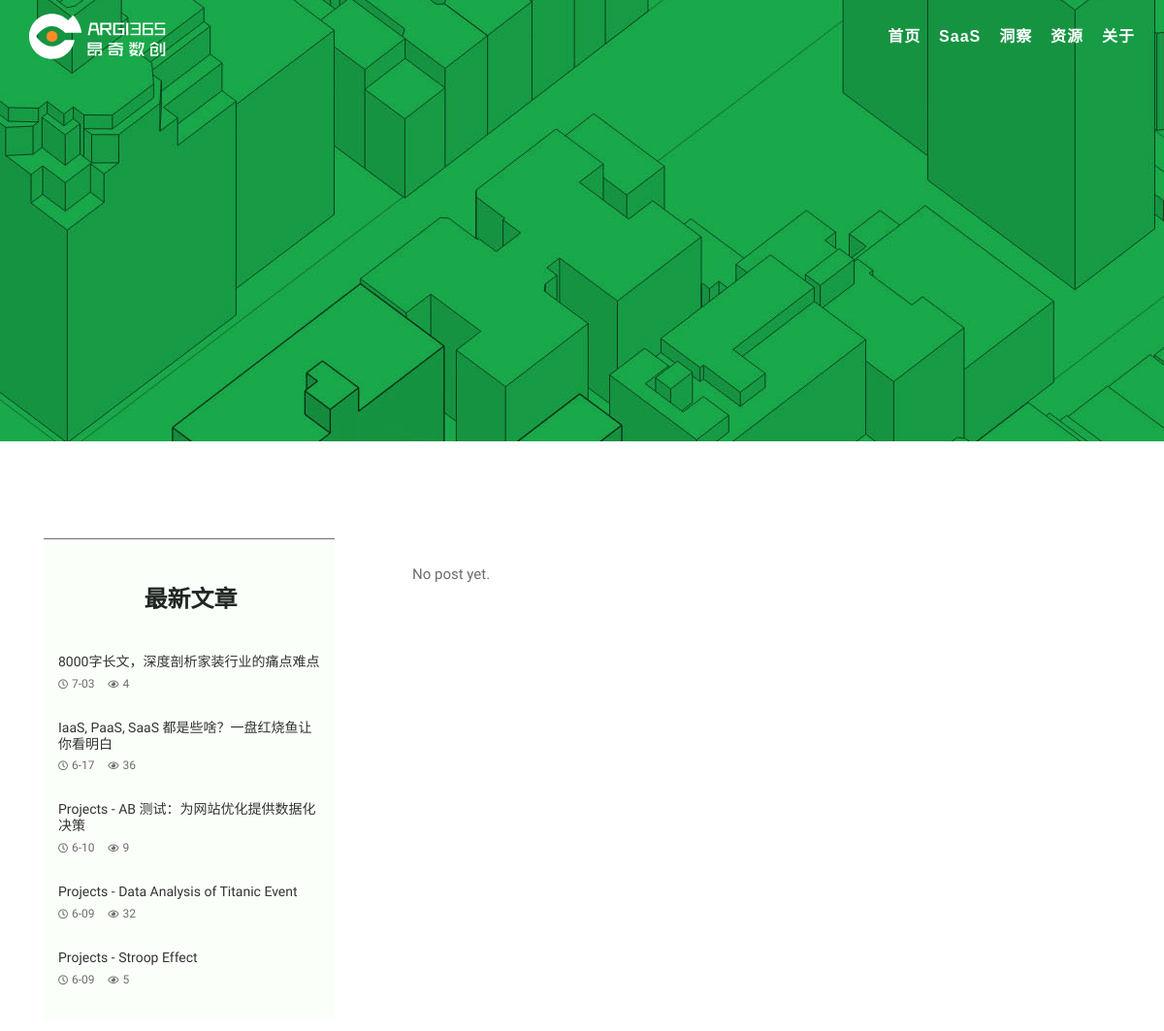
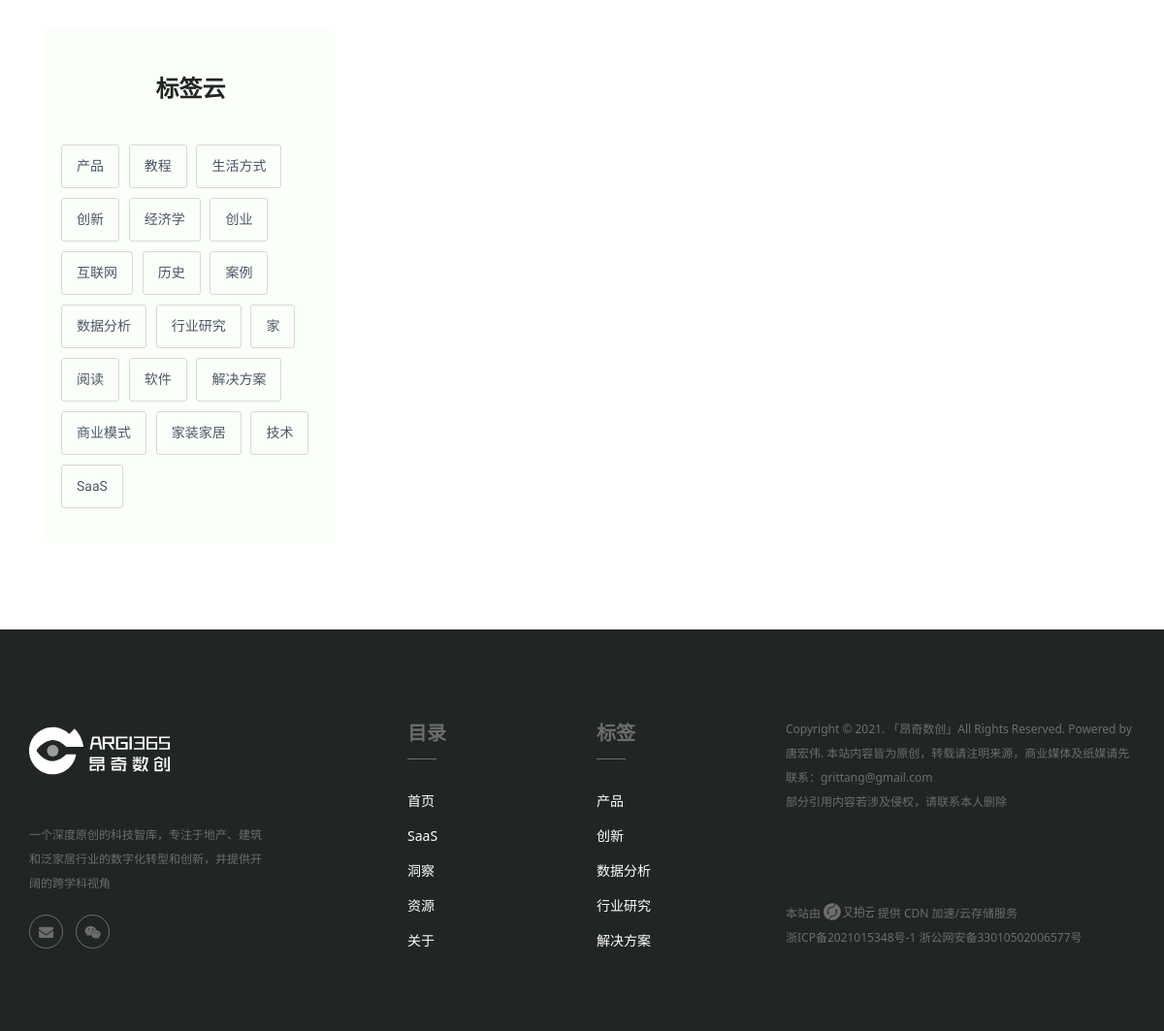
Screenshot of /blog/ with the database file from the repository (2 pictures, top to bottom).
### blog/models.py (models this page shows, shortened)
class Channel(models.Model):
  CHANNEL_CHOICES = (
    ('SaaS', 'SaaS'),
    ('Insights', '洞察'),
    ('Resources', '资源'),
  )
  name = models.CharField(max_length=32, choices=CHANNEL_CHOICES, default='洞察')
  desc = models.CharField(max_length=200, default='Your channel description here.')
  class Meta:
    verbose_name = '版块'
    verbose_name_plural = verbose_name

class Post(models.Model):
  title = models.CharField('标题', max_length=70)
  subtitle = models.CharField('副标题', max_length=70, blank=True)
  body = models.TextField('正文')
  created_time = models.DateTimeField('创建时间', auto_now_add=True)
  modified_time = models.DateTimeField('修改时间', auto_now=True)
  elapsed_time = models.IntegerField('阅读时长', default=5, blank=True)
  avatar = models.URLField('标题图', max_length=400, blank=True)
  excerpt = models.CharField('摘要', max_length=300, blank=True)
  category = models.ForeignKey(Category, verbose_name='类别', on_delete=models.CASCADE, blank=False)
  tags = models.ManyToManyField(Tag, verbose_name='标签', blank=True)
  author = models.ForeignKey(User, default='Grit', verbose_name='作者', on_delete=models.CASCADE)
  views = models.PositiveIntegerField(default=0, editable=False)
  class Meta:
    verbose_name = '文章'
    verbose_name_plural = verbose_name
    ordering = ['-created_time']
  def get_absolute_url(self):
    return reverse("blog:post_detail", kwargs={"pk": self.pk})

class Tag(models.Model):
  name = models.CharField(max_length=20, unique=True)
  class Meta:
    verbose_name = '标签'
    verbose_name_plural = verbose_name

### blog/views.py (the view)
# urls.py: path('blog/', views.BlogView.as_view(), name='blog'),
class BlogView(BaseView):
  template_name = 'blog/blog.html'
  paginate_by = 5

### blog/templatetags/blog_extras.py (called while the page is built)
@register.inclusion_tag('blog/inclusions/_recent_posts.html', takes_context=True)
def show_recent_posts(context, num=5):
  return {
    'recent_post_list': Post.objects.all().order_by('-created_time')[:num],
  }

@register.inclusion_tag('blog/inclusions/_tags.html', takes_context=True)
def show_tags(context):
  tag_list = Tag.objects.annotate(
    num_posts=Count('post')).filter(num_posts__gt=0)
  return {
    'tag_list': tag_list,
  }

@register.inclusion_tag('blog/inclusions/_follow_me.html', takes_context=True)
def show_follow_me(context):
  return

@register.inclusion_tag('blog/inclusions/_pagination.html', takes_context=True)
def show_pagination(context):
  return

### blog/views.py (called while the page is built)
  def get_context_data(self, **kwargs):
    context = super(BaseView, self).get_context_data(**kwargs)
    context['tag_list'] = Tag.objects.filter(pk__in=[1, 6, 15, 17, 22])
    return context

### templates/blog/blog.html (shortened to what this page needs)
{% extends 'base.html' %}
{% load static %}
{% load blog_extras %}
{% block slider %}
  <section id="parallax2" class="slider-area fix p-relative">
    <div class="slider-active2">
      <div class="single-slider slider-bg d-flex align-items-center"
        style="background-image:url({% static 'blog/img/bg/header-inner-bg.jpg' %}"); background-repeat: no-repeat; background-position: right;background-size: inherit;>
        <div class="container">
          <div class="row align-items-center">
            <div class="col-lg-12">
              <div class="slider-content-channel s-slider-content-channel text-center mt-120">
              </div>
            </div>
          </div>
        </div>
      </div>
    </div>
  </section>
{% endblock slider %}
{% block inner-blog %}
  <section class="inner-blog pt-100 pb-50">
    <div class="container">
      <div class="row-body">
        <div class="col-lg-4">
          <aside>
            {% show_recent_posts %}
            {% show_tags %}
          </aside>
        </div>
        <div class="col-lg-8">
          {% for post in post_list %}
            <div class="bsingle__post mb-50">
              {% if post.avatar %}
              <div class="bsingle__post-thumb transition-img">
                <img src="{{ post.avatar }}" alt="avatar">
              </div>
              {% endif %}
              <div class="bsingle__content">
                <div class="meta-info">
                  <ul>
                    <li><i class="far fa-calendar-alt"></i>{{ post.created_time.date|date:'n. d. Y' }}</li>
                    <li><i class="far fa-user"></i>唐宏伟</li>
                    <li><i class="far fa-eye"></i>{{ post.views }}</li>
                  </ul>
                </div>
                <h2><a href="{{ post.get_absolute_url }}">{{ post.title }}</a></h2>
                <p>{{ post.excerpt }}...</p>
                <div class="slider-btn">
                  <a href="{{ post.get_absolute_url }}" class="btn ss-btn" data-animation="fadeInRight" data-delay=".8s">继续阅读</a>
                </div>
              </div>
            </div>
          {% empty %}
            <div class="no-post">No post yet.</div>
          {% endfor %}
        </div>
      </div>
    </div>
  </section>
{% endblock inner-blog %}

### templates/base.html (shortened to what this page needs)
{% load static %}
{% load blog_extras %}
<!doctype html>
<html class="no-js" lang="zh">
  <head>
    <link rel="stylesheet" href="https://cdnjs.cloudflare.com/ajax/libs/twitter-bootstrap/4.6.0/css/bootstrap.min.css">
    <link rel="stylesheet" href="https://cdnjs.cloudflare.com/ajax/libs/github-markdown-css/4.0.0/github-markdown.min.css">
    <link href="https://cdn.bootcss.com/highlight.js/9.15.8/styles/github.min.css" rel="stylesheet">
    <link rel="stylesheet" href="{% static 'blog/css/md_css/monokai.css' %}">
    <link rel="stylesheet" href="https://cdnjs.cloudflare.com/ajax/libs/animate.css/4.1.1/animate.min.css">
    <link rel="stylesheet" href="https://cdnjs.cloudflare.com/ajax/libs/font-awesome/5.15.3/css/all.min.css">
    <link rel="stylesheet" href="https://cdnjs.cloudflare.com/ajax/libs/font-awesome/5.15.3/css/fontawesome.min.css">
    <link rel="stylesheet" href="https://cdnjs.cloudflare.com/ajax/libs/dripicons/2.0.0/webfont.css">
    <link rel="stylesheet" href="https://cdnjs.cloudflare.com/ajax/libs/slick-carousel/1.8.1/slick.css">
    <link rel="stylesheet" href="{% static 'blog/css/default.css' %}">
    <link rel="stylesheet" href="{% static 'blog/css/meanmenu.css' %}">
    <link rel="stylesheet" href="{% static 'blog/css/style.css' %}">
    <link rel="stylesheet" href="{% static 'blog/css/typora-pie-argi.css' %}">
    <link rel="stylesheet" href="{% static 'blog/css/typora-plus.css' %}">
    <link rel="stylesheet" href="{% static 'blog/css/responsive.css' %}">
    <link rel="stylesheet" href="{% static 'blog/css/responsive-plus.css' %}">
  </head>
  <body>
    <header class="header-area in-header">
      <div class="menu-area menu-area2" style="background-image: url({% static 'blog/img/bg/header-bg.jpg' %})">
        <div class="container">
          <div class="second-menu">
            <div class="row align-items-center">
              <div class="col-xl-2 col-lg-2">
                <div class="logo2">
                  <a href="{% url 'blog:index' %}"><img src="{% static 'blog/img/logo/l-argi.svg' %}" alt="logo"></a>
                </div>
              </div>
              <div class="col-xl-10 col-lg-10">
                <div class="main-menu text-right">
                  <nav id="mobile-menu">
                    <ul>
                      <li><a href="{% url 'blog:index' %}">首页</a></li>
                      {% for channel in channel_list %}
                        <li>
                          <a href="{% url 'blog:channel' channel.pk %}">{{ channel.name }}</a>
                        </li>
                      {% empty %}
                        <div>No channel yet.</div>
                      {% endfor %}
                      <li><a href="{% url 'blog:about' %}">关于</a></li>
                    </ul>
                  </nav>
                </div>
              </div>
            </div>
          </div>
        </div>
      </div>
    </header>
    <main>
    {% block main %}
      {% block slider %}
      {% endblock slider %}
      {% block inner-blog %}
      {% endblock inner-blog %}
    {% endblock main %}
    </main>
    <footer class="footer-bg footer-p pt-90">
      <div class="footer-top pb-50">
        <div class="container">
          <div class="row justify-content-between">
            <div class="col-xl-4 col-lg-4 col-sm-6">
              <div class="footer-widget mb-30">
                <div class="flog mb-35">
                  <span class="footer-logo transition-img">
                    <a href="{% url 'blog:index' %}"><img src="{% static 'blog/img/logo/l-argi.svg' %}" alt="argi365 logo" /></a>
                  </span>
                </div>
                <div class="footer-widget mb-30">
                  <div class="footer-text mb-20">
                    <p>一个深度原创的科技智库，专注于地产、建筑和泛家居行业的数字化转型和创新，并提供开阔的跨学科视角</p>
                  </div>
                  <div class="footer-social">
                    <a href="mailto:grittang@gmail.com"><i class="fa fa-envelope"></i></a>
                    <a class="share-wechat">
                      <i class="fab fa-weixin"></i>
                    </a>
                  </div>
                </div>
              </div>
            </div>
            <div class="col-xl-2 col-lg-2 col-sm-6">
              <div class="footer-widget mb-30">
                <div class="f-widget-title">
                  <h5>目录</h5>
                </div>
                <div class="footer-link">
                  <ul>
                    <li><a href="{% url 'blog:index' %}">首页</a></li>
                    {% for channel in channel_list %}
                    <li>
                      <a href="{% url 'blog:channel' channel.pk %}">{{ channel.name }}</a>
                    </li>
                    {% empty %}
                      <div>No channel yet.</div>
                    {% endfor %}
                    <li><a href="{% url 'blog:about' %}">关于</a></li>
                  </ul>
                </div>
              </div>
            </div>
            <div class="col-xl-2 col-lg-2 col-sm-6">
              <div class="footer-widget mb-30">
                <div class="f-widget-title">
                  <h5>标签</h5>
                </div>
                <div class="footer-link">
                  <ul>
                    {% for tag in tag_list %}
                    <li>
                      <a href="{% url 'blog:tag' tag.pk %}">{{ tag.name }}</a>
                    </li>
                    {% empty %}
                      <div>No tag yet.</div>
                    {% endfor %}
                  </ul>
                </div>
              </div>
            </div>
            <div class="col-xl-4 col-lg-4 col-sm-6">
              <div class="footer-widget mb-30">
                <div class="footer-copyright col-12 mb-30">
                  <p>Copyright &copy; 2021. <a href="{% url 'blog:index' %}">「昂奇数创」</a>All Rights Reserved. Powered by 唐宏伟. 本站内容皆为原创，转载请注明来源，商业媒体及纸媒请先联系：<a href="mailto:grittang@gmail.com">grittang@gmail.com</a><br>部分引用内容若涉及侵权，请联系本人删除</p>
                </div>
                <div class="footer-copyright icp col-12 mt-30">
                  <p><span>本站由 </span><a href="https://www.upyun.com/"><img src="{% static 'blog/img/logo/l-upyun.svg' %}" alter="又拍云" height="18"></a> 提供 CDN 加速/云存储服务</span>
                  <br><a href="https://beian.miit.gov.cn/#/Integrated/recordQuery"> 浙ICP备2021015348号-1</a> <a href="http://www.beian.gov.cn/portal/registerSystemInfo?recordcode=33010502006577">浙公网安备33010502006577号</a></p>
                </div>
              </div>
            </div>
          </div>
        </div>
      </div>
    </footer>
  </body>
</html>

### templates/blog/inclusions/_recent_posts.html
<div class="widget mb-40">
  <div class="widget-title text-center">
    <h4>最新文章</h4>
  </div>
  <div class="widget__post">
    <ul>
      {% for post in recent_post_list %}
        <li>
            <div class="widget__post-content">
                <h6><a href="{{ post.get_absolute_url }}">{{ post.title }}</a></h6>
                <span><i class="far fa-clock"></i>{{ post.created_time.date|date:'n-d' }}</span>
                <span><i class="far fa-eye"></i>{{ post.views }}</span>
            </div>
        </li>
      {% empty %}
        No posts yet.
      {% endfor %}
    </ul>
  </div>
</div>

### templates/blog/inclusions/_tags.html
<div class="widget mb-40">
  <div class="widget-title text-center">
    <h4>标签云</h4>
  </div>
  <div class="widget__tag">
    <ul>
      {% for tag in tag_list %}
        <li><a href="{% url 'blog:tag' tag.pk %}">{{ tag.name }}</a></li>
      {% empty %}
          No tags yet.
      {% endfor %}
    </ul>
  </div>
</div>

### blog/static/blog/css/default.css (style rules this page uses)
.mt-30 { margin-top: 30px; }
.mt-120 { margin-top: 120px; }
.mb-20 { margin-bottom: 20px; }
.mb-30 { margin-bottom: 30px; }
.mb-35 { margin-bottom: 35px; }
.mb-40 { margin-bottom: 40px; }
.pt-90 { padding-top: 90px; }
.pt-100 { padding-top: 100px; }
.pb-50 { padding-bottom: 50px; }

### blog/static/blog/css/typora-pie-argi.css (style rules this page uses)
:root { --side-bar-bg-color: #ffffff; --control-text-color: #777777; --select-text-bg-color: #96FAB6; --active-file-text-color: #262626; --active-file-border-color: #19AA4B; --select-text-font-color: auto; --primary-color: #19AA4B; --mid-1: #ffffff; --mid-2: #fafafa; --mid-3: #f5f5f5; --mid-4: #f0f0f0; --mid-5: #d9d9d9; --mid-6: #bfbfbf; --mid-7: #8c8c8c; --mid-8: #595959; --mid-9: #434343; --mid-10: #262626; --mid-11: #1f1f1f; --mid-12: #141414; --mid-13: #000000; --main-1: #A0FFC1; --main-2: #63FF99; --main-3: #26FF70; --main-4: #22E766; --main-5: #1DC958; --main-6: #19AA4B; --main-7: #158B3E; --main-8: #106D30; --main-9: #0C4E23; --main-10: #073015; --act-1: #FF8A26; }
html { font-size: 14px; }
ul:first-child, ol:first-child { margin-top: 0; }
ul:last-child, ol:last-child { margin-bottom: 0; }
header, .context-menu, .megamenu-content, footer { font-family: 'Segoe UI', 'Arial', sans-serif; }

### blog/static/blog/css/typora-plus.css (style rules this page uses)
h1, h2, h3, h4, h5, h6 { color: #212623; }
.row { justify-content: center; }
.transition-img img { transition: filter .5s ease-in-out; -webkit-filter: grayscale(100%); filter: grayscale(100%); }
.row-body { display: flex; }
.logo2 img { min-width: 130px!important; max-width: 145px!important; }
.slider-content-channel { padding-top: 40px; }
.widget { margin: 0 50px 0 0px; padding: 50px 12px 30px 15px; margin-bottom: 40px; background-color: #FBFFFA; transition: all .5s ease-in-out; -webkit-transition: all .5s ease-in-out; }
.widget:first-child { border-top: 1px solid #6d6d6d; }
.widget__tag ul li a { padding: 9px 15px; border-radius: 3px; }
.widget__post ul li { list-style-type: upper-roman; }
.widget__post-content h6 a { color: #333; padding-right: 0px; }
.fa-eye:before, .fa-clock:before { font-size: smaller; color: #6d6d6d; }
footer p, footer p a { color: #6d6d6d; }
.footer-bg { background-color: #212623; font-size: 12px; color: #6d6d6d; }
.footer-bg img { margin-bottom: 4px; }
.footer-text p { color: #6d6d6d; padding-right: 120px; }
.f-widget-title { margin-top: 5px; }
.footer-copyright { padding-left: 0px; padding-right: 0px; }
.footer-copyright.icp { margin-top: 90px; }
.footer-social a { font-size: 15px; color: #6d6d6d; background: none; border: 1px solid; margin-left: 10px; }
.footer-social a:first-child { margin-left: 0px; }

### blog/static/blog/css/responsive.css (style rules this page uses)
@media (min-width: 1200px) and (max-width: 1500px) { .main-menu ul li:first-child { margin-left: 0; } }
@media (min-width: 1200px) and (max-width: 1500px) { .menu-area::before { width: 26%; } }
@media (min-width: 992px) and (max-width: 1200px) { .second-menu .main-menu ul li { margin-left: 15px; } }
@media (min-width: 992px) and (max-width: 1200px) { .menu-area::before { width: 27%; top: 0px; } }
@media (min-width: 992px) and (max-width: 1200px) { .widget__post-content h6 { font-size: 14px; padding-right: 0; } }

### rows the page displays
Channel: name "SaaS"
Channel: name "洞察"
Channel: name "资源"
Post: title "8000字长文，深度剖析家装行业的痛点难点", created_time "7-03", views "4"
Post: title "IaaS, PaaS, SaaS 都是些啥？一盘红烧鱼让你看明白", created_time "6-17", views "36"
Post: title "Projects - AB 测试：为网站优化提供数据化决策", created_time "6-10", views "9"
Post: title "Projects - Data Analysis of Titanic Event", created_time "6-09", views "32"
Post: title "Projects - Stroop Effect", created_time "6-09", views "5"
Tag: name "产品"
Tag: name "教程"
Tag: name "生活方式"
Tag: name "创新"
Tag: name "经济学"
Tag: name "创业"
Tag: name "互联网"
Tag: name "历史"
Tag: name "案例"
Tag: name "数据分析"
Tag: name "行业研究"
Tag: name "家"
Tag: name "阅读"
Tag: name "软件"
Tag: name "解决方案"
Tag: name "商业模式"
Tag: name "家装家居"
Tag: name "技术"
Tag: name "SaaS"
